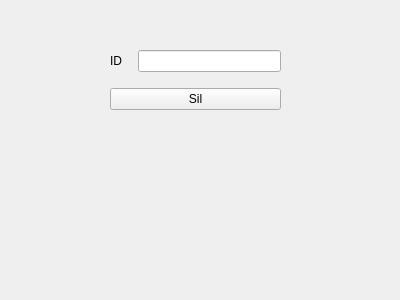
<?xml version="1.0" encoding="UTF-8"?>
<ui version="4.0">
 <class>settings</class>
 <widget class="QWidget" name="settings">
  <property name="geometry">
   <rect>
    <x>0</x>
    <y>0</y>
    <width>400</width>
    <height>300</height>
   </rect>
  </property>
  <property name="windowTitle">
   <string>Form</string>
  </property>
  <widget class="QWidget" name="layoutWidget">
   <property name="geometry">
    <rect>
     <x>110</x>
     <y>40</y>
     <width>171</width>
     <height>81</height>
    </rect>
   </property>
   <layout class="QVBoxLayout" name="verticalLayout">
    <item>
     <layout class="QHBoxLayout" name="horizontalLayout">
      <item>
       <widget class="QLabel" name="label">
        <property name="text">
         <string>ID   </string>
        </property>
       </widget>
      </item>
      <item>
       <widget class="QLineEdit" name="lineEdit_ID"/>
      </item>
     </layout>
    </item>
    <item>
     <widget class="QPushButton" name="pushButton_add">
      <property name="text">
       <string>Sil</string>
      </property>
     </widget>
    </item>
   </layout>
  </widget>
 </widget>
 <resources/>
 <connections/>
</ui>
